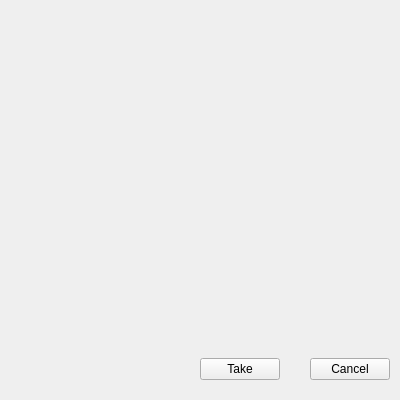
<?xml version="1.0" encoding="UTF-8"?>
<ui version="4.0">
 <class>Form</class>
 <widget class="QWidget" name="Form">
  <property name="geometry">
   <rect>
    <x>0</x>
    <y>0</y>
    <width>400</width>
    <height>400</height>
   </rect>
  </property>
  <property name="minimumSize">
   <size>
    <width>400</width>
    <height>400</height>
   </size>
  </property>
  <property name="maximumSize">
   <size>
    <width>400</width>
    <height>400</height>
   </size>
  </property>
  <property name="windowTitle">
   <string>Getting Face</string>
  </property>
  <layout class="QVBoxLayout" name="verticalLayout">
   <property name="spacing">
    <number>30</number>
   </property>
   <property name="leftMargin">
    <number>10</number>
   </property>
   <property name="topMargin">
    <number>20</number>
   </property>
   <property name="rightMargin">
    <number>10</number>
   </property>
   <property name="bottomMargin">
    <number>20</number>
   </property>
   <item>
    <widget class="QLabel" name="label">
     <property name="sizePolicy">
      <sizepolicy hsizetype="Expanding" vsizetype="Expanding">
       <horstretch>0</horstretch>
       <verstretch>0</verstretch>
      </sizepolicy>
     </property>
     <property name="text">
      <string/>
     </property>
    </widget>
   </item>
   <item>
    <layout class="QHBoxLayout" name="horizontalLayout">
     <item>
      <widget class="QLabel" name="label_2">
       <property name="sizePolicy">
        <sizepolicy hsizetype="Minimum" vsizetype="Preferred">
         <horstretch>0</horstretch>
         <verstretch>0</verstretch>
        </sizepolicy>
       </property>
       <property name="text">
        <string/>
       </property>
      </widget>
     </item>
     <item>
      <widget class="QLabel" name="label_3">
       <property name="sizePolicy">
        <sizepolicy hsizetype="Minimum" vsizetype="Preferred">
         <horstretch>0</horstretch>
         <verstretch>0</verstretch>
        </sizepolicy>
       </property>
       <property name="text">
        <string/>
       </property>
      </widget>
     </item>
     <item>
      <spacer name="horizontalSpacer">
       <property name="orientation">
        <enum>Qt::Horizontal</enum>
       </property>
       <property name="sizeHint" stdset="0">
        <size>
         <width>40</width>
         <height>20</height>
        </size>
       </property>
      </spacer>
     </item>
     <item>
      <widget class="QPushButton" name="takeButton">
       <property name="text">
        <string>Take</string>
       </property>
      </widget>
     </item>
     <item>
      <widget class="QPushButton" name="cancelButton">
       <property name="text">
        <string>Cancel</string>
       </property>
      </widget>
     </item>
    </layout>
   </item>
  </layout>
 </widget>
 <resources/>
 <connections/>
</ui>
